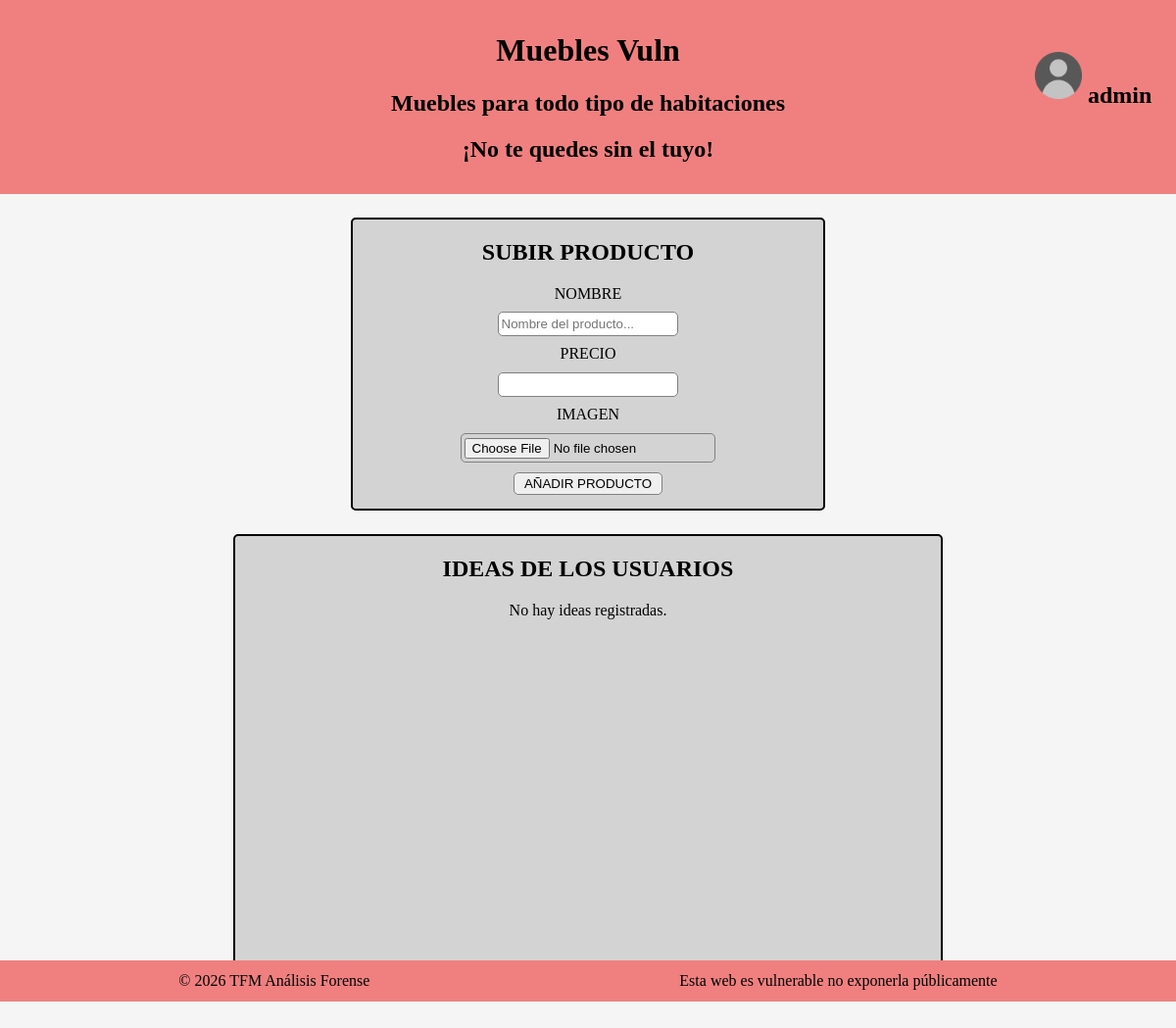
Page /admin.php (signed in) on the earlier database version.
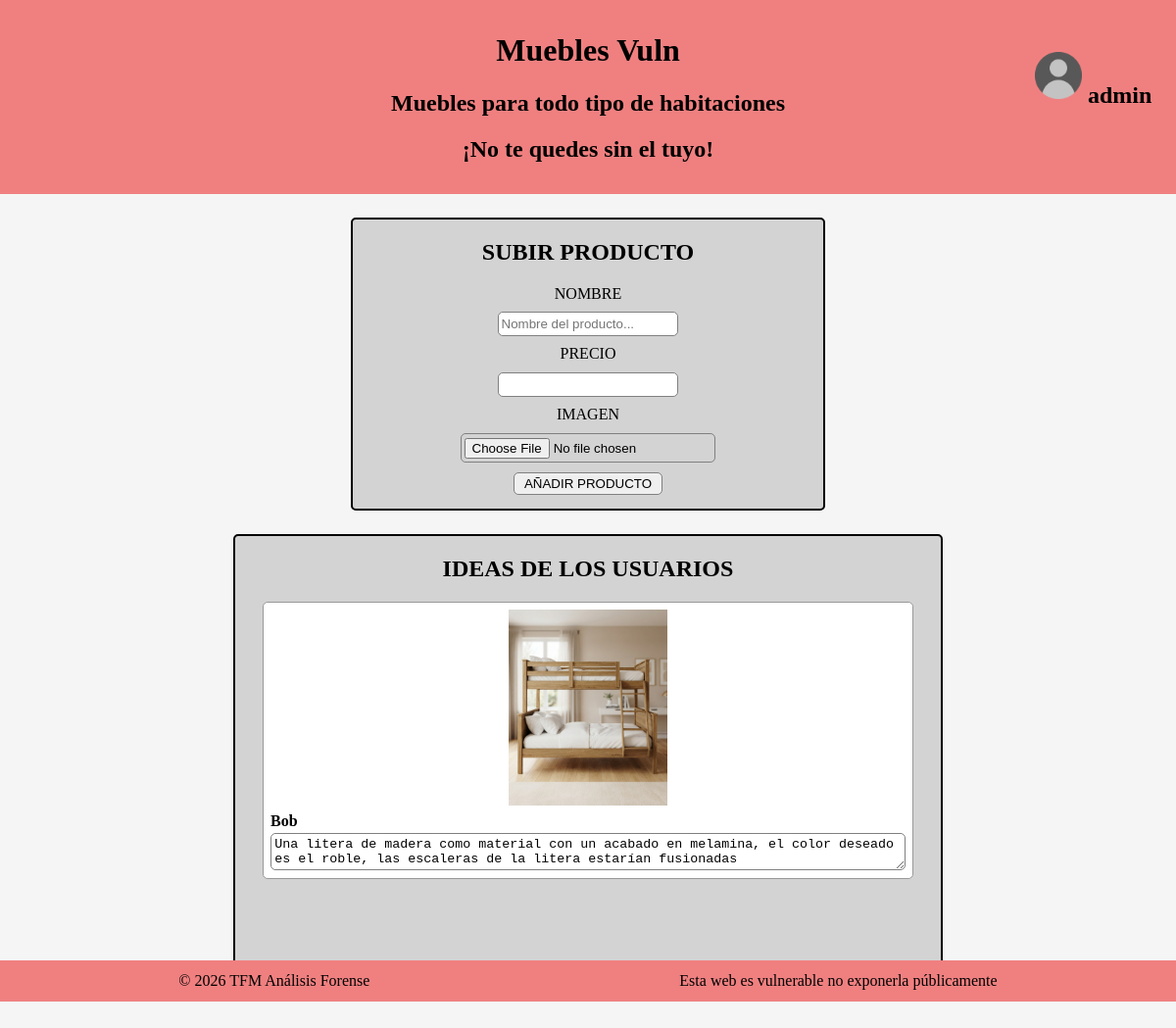
Same page on the later database version.
### tables this page shows
CREATE TABLE `ideas` (
  `uuid` varchar(36) NOT NULL,
  `descripcion` varchar(255) NOT NULL,
  `file` varchar(255) NOT NULL,
  `uuid_user` varchar(36) NOT NULL,
  PRIMARY KEY (`uuid`),
  KEY `fk_ideas_user` (`uuid_user`),
  CONSTRAINT `fk_ideas_user` FOREIGN KEY (`uuid_user`) REFERENCES `users` (`uuid`)
);

CREATE TABLE `users` (
  `uuid` varchar(36) NOT NULL,
  `username` varchar(50) NOT NULL,
  `email` varchar(100) DEFAULT NULL,
  `password` varchar(255) NOT NULL,
  `role` enum('admin','client') NOT NULL DEFAULT 'client',
  `access` timestamp NULL DEFAULT NULL,
  `created_at` timestamp NULL DEFAULT CURRENT_TIMESTAMP,
  `ip_access` varchar(255) NOT NULL,
  PRIMARY KEY (`uuid`),
  UNIQUE KEY `username` (`username`),
  UNIQUE KEY `email` (`email`)
);

### src/includes/auth_guard.php (called while the page is built, shortened)
<?php
function currentUser(): ?array {
    return [
        'uuid' => $_SESSION['uuid'],
        'username' => $_SESSION['username'],
        'role' => $_SESSION['role']
    ];
}
function isLoggedIn(): bool {
    return isset($_SESSION['uuid']);
}
?>

### admin.php (the view, shortened to what this page needs)
<?php
    require_once __DIR__ . '/src/includes/auth_guard.php';
    $pdo = getDBConnection();
    $ideasStmt = $pdo->prepare(
        'SELECT i.uuid, i.descripcion, i.file, u.username
         FROM ideas i
         INNER JOIN users u ON u.uuid = i.uuid_user
         ORDER BY i.uuid DESC'
    );
    $ideasStmt->execute();
    $ideas = $ideasStmt->fetchAll();
?>
<div class="layout">
    <?php require_once './src/components/header.php' ?>
    <main>
        <form class="products" method="POST" enctype="multipart/form-data">
            <h2>SUBIR PRODUCTO</h2>
            <label>NOMBRE</label>
            <input type="text" name="name" placeholder="Nombre del producto..." required>
            <label>PRECIO</label>
            <input type="number" name="precio" min="1" required>
            <label>IMAGEN</label>
            <input type="file" name="imagen" accept=".png,.jpg,.jpeg,.tiff" required>
            <button type="submit" name="add_product">AÑADIR PRODUCTO</button>
        </form>
        <div class="ideas">
            <h2>IDEAS DE LOS USUARIOS</h2>
            <?php if (empty($ideas)): ?>
                <p>No hay ideas registradas.</p>
            <?php else: ?>
                <?php foreach ($ideas as $idea): ?>
                    <div class="idea-card">
                        <img src="<?= htmlspecialchars($idea['file']) ?>" alt="Idea">
                        <span class="username"><?= htmlspecialchars($idea['username']) ?></span>
                        <textarea readonly><?= htmlspecialchars($idea['descripcion']) ?></textarea>
                    </div>
                <?php endforeach; ?>
            <?php endif; ?>
        </div>
    </main>
    <?php require_once './src/components/footer.php' ?>
</div>

### src/components/header.php (shortened to what this page needs)
<?php
    require_once __DIR__ . '/../includes/auth_guard.php';
    $loggedIn = isLoggedIn();
    $userData = currentUser();
?>
<header>
    <div class="bienvenida">
        <h1>Muebles Vuln</h1>
        <h2>Muebles para todo tipo de habitaciones</h2>
        <h2>¡No te quedes sin el tuyo!</h2>
    </div>
    <?php if($loggedIn){ ?>
    <div class="usuario">
        <img src="../../assets/img/usuario.png" id="userIcon" style="cursor: pointer;">
        <h2> <?php echo(htmlspecialchars($userData['username']))?></h2>
    </div>
    <?php } else { ?>
    <form class="usuario" method="POST" action="">
        <button type="submit" name="login">Iniciar Sesion</button>
    </form>
    <?php } ?>
</header>

### src/components/footer.php (shortened to what this page needs)
<footer>
    <p>&copy; 2026 TFM Análisis Forense</p>
    <p>Esta web es vulnerable no exponerla públicamente</p>
</footer>

### admin.php (style rules this page uses)
.layout { height: 100vh; max-height: 100vh; }
main { height: 73.5vh; max-height: 73.5vh; overflow-y: auto; }
.products,.ideas { width: 40%; background-color: lightgray; display: block; margin: 2% auto; border: 2px solid black; border-radius: 5px; text-align: center; }
.products label { width: 100%; display: block; }
.products input { display: block; margin: 2% auto; border-radius: 5px; border: 1px solid gray; padding: 0.8% 0.5%; }
.products button { margin: 2% auto 3%; display: block; padding: 0.6% 2%; border-radius: 5px; border: 1px solid gray; cursor: pointer; }
.ideas { width: 60%; height: 40vh; overflow-y: auto; padding-bottom: 1%; }
.idea-card { background-color: #fff; border: 1px solid #999; border-radius: 5px; margin: 2% auto; padding: 1%; width: 90%; text-align: left; }
.idea-card img { max-width: 100%; max-height: 200px; display: block; margin: 0 auto 1%; object-fit: contain; }
.idea-card .username { font-weight: bold; display: block; margin-bottom: 0.5%; }
.idea-card textarea { width: 100%; resize: vertical; border-radius: 5px; border: 1px solid gray; padding: 0.5%; box-sizing: border-box; }

### src/components/header.php (style rules this page uses)
header { width: 100%; padding: 1% 0%; position: relative; background-color:lightcoral; margin: 0 0; }
.bienvenida { width: fit-content; display: block; margin: 0% auto; text-align: center; }
.usuario { width:10%; position: absolute; right: 2%; top: 27%; }
.usuario img { width: 40%; display:inline; cursor: pointer; }
.usuario h2 { width: fit-content; display: inline; padding: 1% 0%; position: inherit; top: 20%; left: 45%; }

### src/components/footer.php (style rules this page uses)
footer { width: 100%; background: lightcoral; text-align: center; padding: 1% 0% }
p { display: inline; margin: 1% 13%; width: fit-content; }

Differences in the rows shown:
added ideas: file (picture), uuid_user.username "Bob", descripcion "Una litera de madera como material con un acabado en melamina, el color deseado es el roble, las escaleras de la litera estarían fusionadas"
Other differences:
text no longer shown: "No hay ideas registradas."
